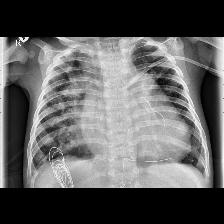
#> input picture data/interim/val/BACTERIAL_PNEUMONIA/person1072_bacteria_3006_jpeg.rf.a4d5b72ee8016ccaebe4fc79e35ad481.jpg, 224 x 224 px; its folder holds 3 pictures in this run
$ python eda.py
#> lines starting #> are read from the running program, lines starting #| are printed output that depends on the picture
import os
import argparse
from pathlib import Path
from PIL import Image
import random


def count_images(data_dir):
    """Подсчет количества изображений по split и классам"""
    stats = {}
    for split in os.listdir(data_dir):
        split_path = Path(data_dir) / split
        if not split_path.is_dir():
            continue
        stats[split] = {}
        for cls in os.listdir(split_path):
            cls_path = split_path / cls
            if not cls_path.is_dir():
                continue
            stats[split][cls] = len([p for p in cls_path.iterdir() if p.is_file()])
    return stats


def show_samples(data_dir, n=5, seed=42):
    """Показать случайные n изображений из каждого класса с фиксированным seed"""
    import matplotlib.pyplot as plt

    random.seed(seed)

    for split in os.listdir(data_dir):
        split_path = Path(data_dir) / split
        if not split_path.is_dir():
            continue

        for cls in os.listdir(split_path):
            cls_path = split_path / cls
            if not cls_path.is_dir():
                continue

            images = list(cls_path.iterdir())
            random.shuffle(images)
            images = images[:n]

            fig, axes = plt.subplots(1, len(images), figsize=(15, 5))
            fig.suptitle(f"{split.upper()} - {cls}", fontsize=14)

            for i, img_path in enumerate(images):
                try:
                    img = Image.open(img_path)
                    axes[i].imshow(img, cmap="gray")
                    axes[i].axis("off")
                except Exception as e:
                    print(f"Error loading {img_path}: {e}")

            plt.show()
            # показываем только один класс за раз
            return


if __name__ == "__main__":
    parser = argparse.ArgumentParser()
    parser.add_argument(
        "--data-path",
        default="data/interim",
        help="Path to dataset root with split folders (default: data/interim)",
    )
    parser.add_argument("--n", type=int, default=5, help="Number of sample images")
    parser.add_argument("--seed", type=int, default=42, help="Random seed")
    parser.add_argument(
        "--skip-samples",
        action="store_true",
        help="Print only dataset statistics without plotting image samples",
    )
    args = parser.parse_args()

    data_path = args.data_path
    stats = count_images(data_path)
    for split, classes in stats.items():
        print(f"\n{split.upper()}")
        for cls, count in classes.items():
            print(f"{cls}: {count}")

    if not args.skip_samples:
        # показать несколько случайных образцов
        show_samples(data_path, n=args.n, seed=args.seed)
#> in show_samples, img is the input picture: PIL image 224x224 RGB; min 0, max 255, mean 94.6
#> in show_samples, `plt.show()`:
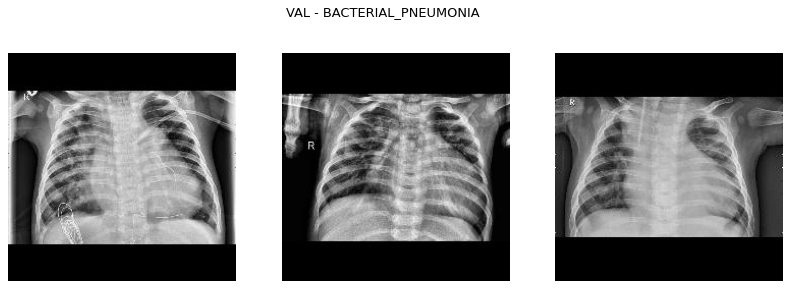
#> figure drawn by matplotlib, 3 panels

$ run again, on data/interim/val/NORMAL/IM-0170-0001_jpeg.rf.f7a19a9f239ebfa9654b53eb636f5bff.jpg
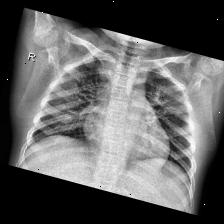
#> input picture data/interim/val/NORMAL/IM-0170-0001_jpeg.rf.f7a19a9f239ebfa9654b53eb636f5bff.jpg, 224 x 224 px
#> in show_samples, img is the input picture: PIL image 224x224 RGB; min 0, max 255, mean 97.5
#> in show_samples, `plt.show()`:
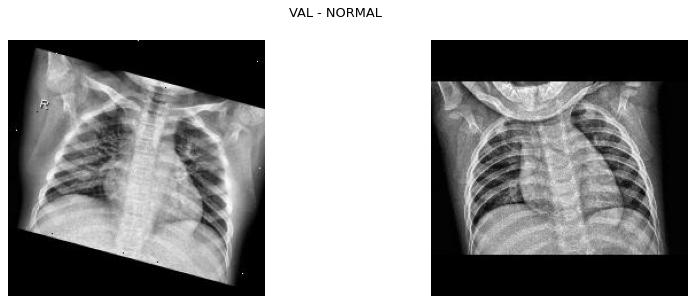
#> figure drawn by matplotlib, 2 panels

$ run again, on data/interim/val/NORMAL/IM-0270-0001_jpeg.rf.03b9077998f271d2393d301aee0c7724.jpg
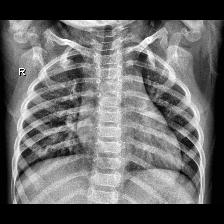
#> input picture data/interim/val/NORMAL/IM-0270-0001_jpeg.rf.03b9077998f271d2393d301aee0c7724.jpg, 224 x 224 px
#> in show_samples, img is the input picture: PIL image 224x224 RGB; min 0, max 255, mean 104.1
#> in show_samples, `plt.show()`:
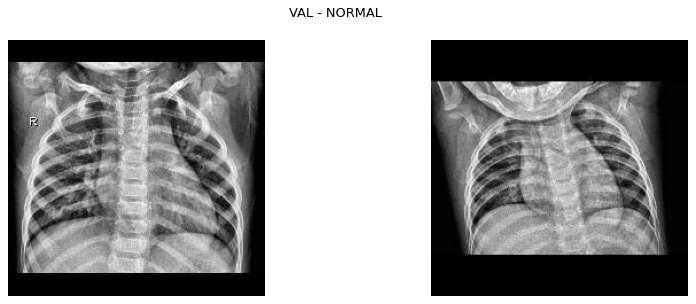
#> figure drawn by matplotlib, 2 panels
